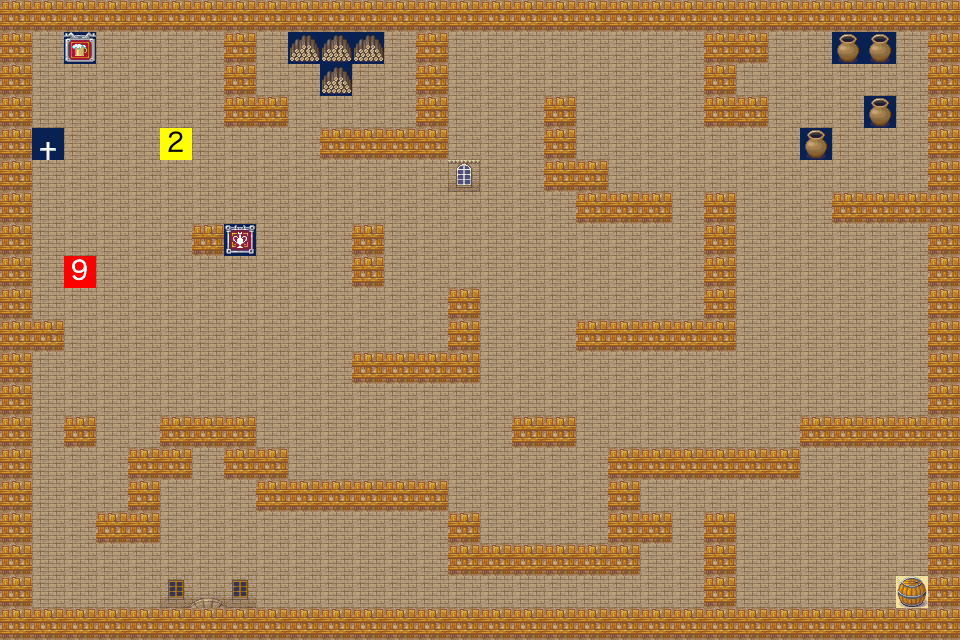

Tiled map render using the project's own tile images. Description and the whole map definition, tile-layer contents included, below:
An orthogonal 30x20 tile map with 32x32 px tiles, 2 tile layers (background, players), 2 tilesets.

<map version="1.8" tiledversion="1.8.4" orientation="orthogonal" renderorder="right-down" width="30" height="20" tilewidth="32" tileheight="32" infinite="0" nextlayerid="3" nextobjectid="1">
 <editorsettings>
  <export target="level01.lua" format="lua" />
 </editorsettings>
 <tileset firstgid="1" name="tilesets01" tilewidth="32" tileheight="32" tilecount="256" columns="8">
  <image source="tilesets01.png" width="256" height="1024" />
 </tileset>
 <tileset firstgid="257" name="numbers" tilewidth="32" tileheight="32" tilecount="60" columns="60">
  <image source="numbers.png" width="1920" height="32" />
 </tileset>
 <layer id="1" name="background" width="30" height="20">
  <data encoding="csv">
65,65,65,65,65,65,65,65,65,65,65,65,65,65,65,65,65,65,65,65,65,65,65,65,65,65,65,65,65,65,
65,25,254,25,25,25,25,65,25,182,182,182,25,65,25,25,25,25,25,25,25,25,65,65,25,25,176,176,25,65,
65,25,25,25,25,25,25,65,25,25,182,25,25,65,25,25,25,25,25,25,25,25,65,25,25,25,25,25,25,65,
65,25,25,25,25,25,25,65,65,25,25,25,25,65,25,25,25,65,25,25,25,25,65,65,25,25,25,176,25,65,
65,57,25,25,25,25,25,25,25,25,65,65,65,65,25,25,25,65,25,25,25,25,25,25,25,176,25,25,25,65,
65,25,25,25,25,25,25,25,25,25,25,25,25,25,39,25,25,65,65,25,25,25,25,25,25,25,25,25,25,65,
65,25,25,25,25,25,25,25,25,25,25,25,25,25,25,25,25,25,65,65,65,25,65,25,25,25,65,65,65,65,
65,25,25,25,25,25,65,252,25,25,25,65,25,25,25,25,25,25,25,25,25,25,65,25,25,25,25,25,25,65,
65,25,25,25,25,25,25,25,25,25,25,65,25,25,25,25,25,25,25,25,25,25,65,25,25,25,25,25,25,65,
65,25,25,25,25,25,25,25,25,25,25,25,25,25,65,25,25,25,25,25,25,25,65,25,25,25,25,25,25,65,
65,65,25,25,25,25,25,25,25,25,25,25,25,25,65,25,25,25,65,65,65,65,65,25,25,25,25,25,25,65,
65,25,25,25,25,25,25,25,25,25,25,65,65,65,65,25,25,25,25,25,25,25,25,25,25,25,25,25,25,65,
65,25,25,25,25,25,25,25,25,25,25,25,25,25,25,25,25,25,25,25,25,25,25,25,25,25,25,25,25,65,
65,25,65,25,25,65,65,65,25,25,25,25,25,25,25,25,65,65,25,25,25,25,25,25,25,65,65,65,65,65,
65,25,25,25,65,65,25,65,65,25,25,25,25,25,25,25,25,25,25,65,65,65,65,65,65,25,25,25,25,65,
65,25,25,25,65,25,25,25,65,65,65,65,65,65,25,25,25,25,25,65,25,25,25,25,25,25,25,25,25,65,
65,25,25,65,65,25,25,25,25,25,25,25,25,25,65,25,25,25,25,65,65,25,65,25,25,25,25,25,25,65,
65,25,25,25,25,25,25,25,25,25,25,25,25,25,65,65,65,65,65,65,25,25,65,25,25,25,25,25,25,65,
65,25,25,25,25,10,11,12,25,25,25,25,25,25,25,25,25,25,25,25,25,25,65,25,25,25,25,25,163,65,
65,65,65,65,65,65,65,65,65,65,65,65,65,65,65,65,65,65,65,65,65,65,65,65,65,65,65,65,65,65
</data>
 </layer>
 <layer id="2" name="players" width="30" height="20">
  <data encoding="csv">
0,0,0,0,0,0,0,0,0,0,0,0,0,0,0,0,0,0,0,0,0,0,0,0,0,0,0,0,0,0,
0,0,0,0,0,0,0,0,0,0,0,0,0,0,0,0,0,0,0,0,0,0,0,0,0,0,0,0,0,0,
0,0,0,0,0,0,0,0,0,0,0,0,0,0,0,0,0,0,0,0,0,0,0,0,0,0,0,0,0,0,
0,0,0,0,0,0,0,0,0,0,0,0,0,0,0,0,0,0,0,0,0,0,0,0,0,0,0,0,0,0,
0,0,0,0,0,257,0,0,0,0,0,0,0,0,0,0,0,0,0,0,0,0,0,0,0,0,0,0,0,0,
0,0,0,0,0,0,0,0,0,0,0,0,0,0,0,0,0,0,0,0,0,0,0,0,0,0,0,0,0,0,
0,0,0,0,0,0,0,0,0,0,0,0,0,0,0,0,0,0,0,0,0,0,0,0,0,0,0,0,0,0,
0,0,0,0,0,0,0,0,0,0,0,0,0,0,0,0,0,0,0,0,0,0,0,0,0,0,0,0,0,0,
0,0,259,0,0,0,0,0,0,0,0,0,0,0,0,0,0,0,0,0,0,0,0,0,0,0,0,0,0,0,
0,0,0,0,0,0,0,0,0,0,0,0,0,0,0,0,0,0,0,0,0,0,0,0,0,0,0,0,0,0,
0,0,0,0,0,0,0,0,0,0,0,0,0,0,0,0,0,0,0,0,0,0,0,0,0,0,0,0,0,0,
0,0,0,0,0,0,0,0,0,0,0,0,0,0,0,0,0,0,0,0,0,0,0,0,0,0,0,0,0,0,
0,0,0,0,0,0,0,0,0,0,0,0,0,0,0,0,0,0,0,0,0,0,0,0,0,0,0,0,0,0,
0,0,0,0,0,0,0,0,0,0,0,0,0,0,0,0,0,0,0,0,0,0,0,0,0,0,0,0,0,0,
0,0,0,0,0,0,0,0,0,0,0,0,0,0,0,0,0,0,0,0,0,0,0,0,0,0,0,0,0,0,
0,0,0,0,0,0,0,0,0,0,0,0,0,0,0,0,0,0,0,0,0,0,0,0,0,0,0,0,0,0,
0,0,0,0,0,0,0,0,0,0,0,0,0,0,0,0,0,0,0,0,0,0,0,0,0,0,0,0,0,0,
0,0,0,0,0,0,0,0,0,0,0,0,0,0,0,0,0,0,0,0,0,0,0,0,0,0,0,0,0,0,
0,0,0,0,0,0,0,0,0,0,0,0,0,0,0,0,0,0,0,0,0,0,0,0,0,0,0,0,0,0,
0,0,0,0,0,0,0,0,0,0,0,0,0,0,0,0,0,0,0,0,0,0,0,0,0,0,0,0,0,0
</data>
 </layer>
</map>